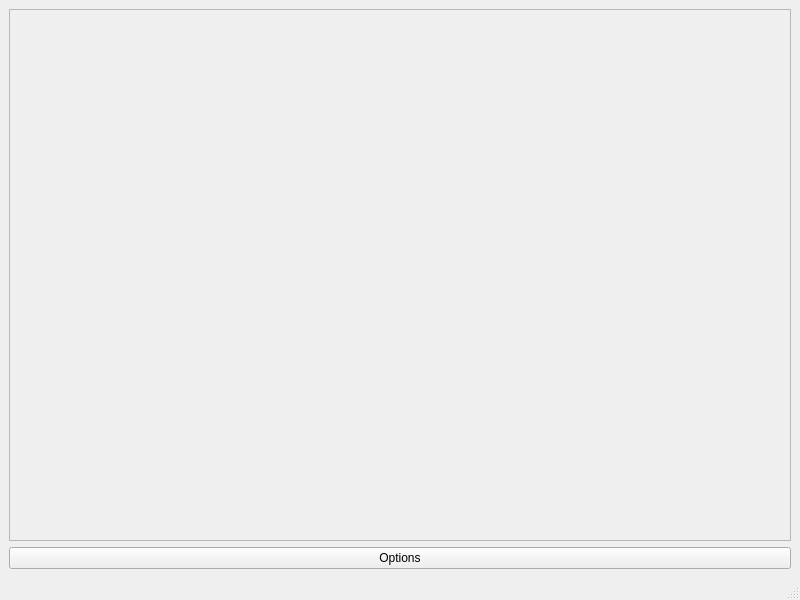
<?xml version="1.0" encoding="UTF-8"?>
<ui version="4.0">
 <class>MainWindow</class>
 <widget class="QMainWindow" name="MainWindow">
  <property name="geometry">
   <rect>
    <x>0</x>
    <y>0</y>
    <width>800</width>
    <height>600</height>
   </rect>
  </property>
  <property name="windowTitle">
   <string>MainWindow</string>
  </property>
  <widget class="QWidget" name="centralwidget">
   <layout class="QVBoxLayout" name="verticalLayout">
    <item>
     <widget class="QScrollArea" name="scrollArea">
      <property name="widgetResizable">
       <bool>true</bool>
      </property>
      <widget class="QWidget" name="scrollAreaWidgetContents">
       <property name="geometry">
        <rect>
         <x>0</x>
         <y>0</y>
         <width>780</width>
         <height>505</height>
        </rect>
       </property>
      </widget>
     </widget>
    </item>
    <item>
     <widget class="QPushButton" name="options_pushButton">
      <property name="text">
       <string>Options</string>
      </property>
     </widget>
    </item>
   </layout>
  </widget>
  <widget class="QMenuBar" name="menubar">
   <property name="geometry">
    <rect>
     <x>0</x>
     <y>0</y>
     <width>800</width>
     <height>22</height>
    </rect>
   </property>
  </widget>
  <widget class="QStatusBar" name="statusbar"/>
 </widget>
 <resources/>
 <connections/>
</ui>
